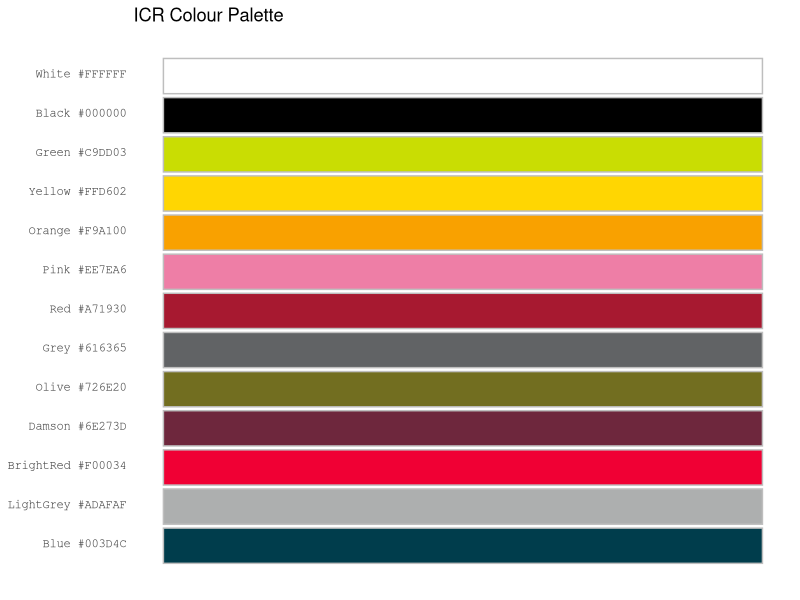

Generate this figure with R:
library(ggplot2)

ICRcolour <- read.table(text="
Pallete	Colour	Hex	Pantone	CMYK	RGB
Primary	White	#FFFFFF	NA	NA	NA
Primary	Black	#000000	NA	NA	NA
Primary	Green	#C9DD03	NA	NA	NA
Primary	Yellow	#FFD602	NA	NA	NA
Primary	Orange	#F9A100	NA	NA	NA
Primary	Pink	#EE7EA6	NA	NA	NA
Primary	Red	#A71930	NA	NA	NA
Primary	Grey	#616365	NA	NA	NA
Secondary	Olive	#726E20	NA	NA	NA
Secondary	Damson	#6E273D	NA	NA	NA
Secondary	BrightRed	#F00034	NA	NA	NA
Secondary	LightGrey	#ADAFAF	NA	NA	NA
Secondary	Blue	#003D4C	NA	NA	NA
",comment.char="",header=TRUE,stringsAsFactors=FALSE)

ggplot(ICRcolour,
       aes(ymin=1:nrow(ICRcolour), ymax=0.9+(1:nrow(ICRcolour)),
           xmin=0,xmax=1,fill=Hex,col="grey")) +
  geom_rect() +
  scale_color_identity() +
  scale_fill_identity() +
  scale_y_reverse(breaks=0.4+(1:nrow(ICRcolour)),
                  labels=paste(ICRcolour$Colour,ICRcolour$Hex)) +
  ggtitle("ICR Colour Palette") +
  theme_classic() +
  theme(
    axis.title=element_blank(),
    axis.text.x=element_blank(),
    axis.ticks=element_blank(),
    axis.line=element_blank(),
    axis.text=element_text(family="mono"))

